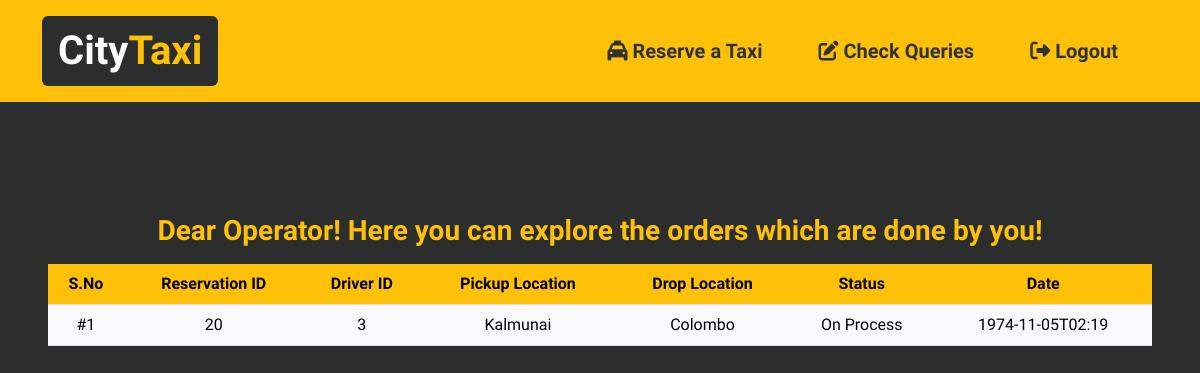
Screenshot of /operator/operator-homepage.php?check_queries (signed in) with the database file from the repository.
### tables this page shows
CREATE TABLE `table_reservation` (
  `reservation_id` int(11) NOT NULL,
  `passenger_name` varchar(50) NOT NULL,
  `passenger_contact_no` varchar(13) NOT NULL,
  `pickup_location` varchar(30) NOT NULL,
  `pickup_location_latitude_value` varchar(20) NOT NULL,
  `pickup_location_longitude_value` varchar(20) NOT NULL,
  `drop_location` varchar(30) NOT NULL,
  `drop_location_latitude_value` varchar(20) NOT NULL,
  `drop_location_longitude_value` varchar(20) NOT NULL,
  `reservation_status` varchar(15) NOT NULL,
  `driver_id` int(11) NOT NULL,
  `passenger_id` int(11) NOT NULL,
  `ride_start_time` varchar(255) NOT NULL,
  `operator_id` int(11) NOT NULL
);

### operator/history.php (the view, shortened to what this page needs)
<?php
include('../includes/connect.php');
?>
<div class="table-responsive mt-3 p-5">
    <h3 class="text-center text-warning mt-5 mb-3 fw-semibold">Dear Operator! Here you can explore the orders which are done by you!</h3>
    <table class="table text-center">
        <thead>
            <tr>
                <th class="bg-warning">S.No</th>
                <th class="bg-warning">Reservation ID</th>
                <th class="bg-warning">Driver ID</th>
                <th class="bg-warning">Pickup Location</th>
                <th class="bg-warning">Drop Location</th>
                <th class="bg-warning">Status</th>
                <th class="bg-warning">Date</th>
            </tr>
        </thead>
        <tbody>
            <?php
            $serialNo = 1;
            $sessionUserName = $_SESSION['operatorUsername'];
            $getOperatorId = mysqli_query($con, "SELECT * FROM `table_operator` WHERE operator_name = '$sessionUserName'");
            if (mysqli_num_rows($getOperatorId) > 0 && mysqli_num_rows($getOperatorId) == 1) {
                $arrayOfOperatorDet = mysqli_fetch_assoc($getOperatorId);
                $operatorId = $arrayOfOperatorDet['operator_id'];
                $getDetailsFromReservation = mysqli_query($con, "SELECT * FROM `table_reservation` WHERE operator_id = $operatorId");
                if (mysqli_num_rows($getDetailsFromReservation) > 0) {
                    while ($arrayOfReservationDet = mysqli_fetch_assoc($getDetailsFromReservation)) {
                        $reservationId = $arrayOfReservationDet['reservation_id'];
                        $driverID = $arrayOfReservationDet['driver_id'];
                        $pickupLocation = $arrayOfReservationDet['pickup_location'];
                        $dropLocation = $arrayOfReservationDet['drop_location'];
                        $status = $arrayOfReservationDet['reservation_status'];
                        $date = $arrayOfReservationDet['ride_start_time'];
                    }
            ?>
                    <tr>
                        <td class="bg-light">#<?php echo $serialNo; ?></td>
                        <td class="bg-light"><?php echo $reservationId; ?></td>
                        <td class="bg-light"><?php echo $driverID; ?></td>
                        <td class="bg-light text-capitalize "><?php echo $pickupLocation; ?></td>
                        <td class="bg-light text-capitalize "><?php echo $dropLocation; ?></td>
                        <td class="bg-light text-capitalize "><?php echo $status; ?></td>
                        <td class="bg-light"><?php echo $date; ?></td>
                    </tr>
            <?php
                }
            }
            ?>
        </tbody>
    </table>
</div>

### assets/css/style.css (style rules this page uses)
html, body { scroll-behavior: smooth !important; }
body { font-family: "Sen", sans-serif !important; }
.background-black-color { background-color: #2c2d2d !important; }

### rows the page displays
table_reservation: reservation_id "20", driver "3", pickup_location "Kalmunai", drop_location "Colombo", reservation_status "On Process", ride_start_time "1974-11-05T02:19"

### other values shown
$serialNo "1"
